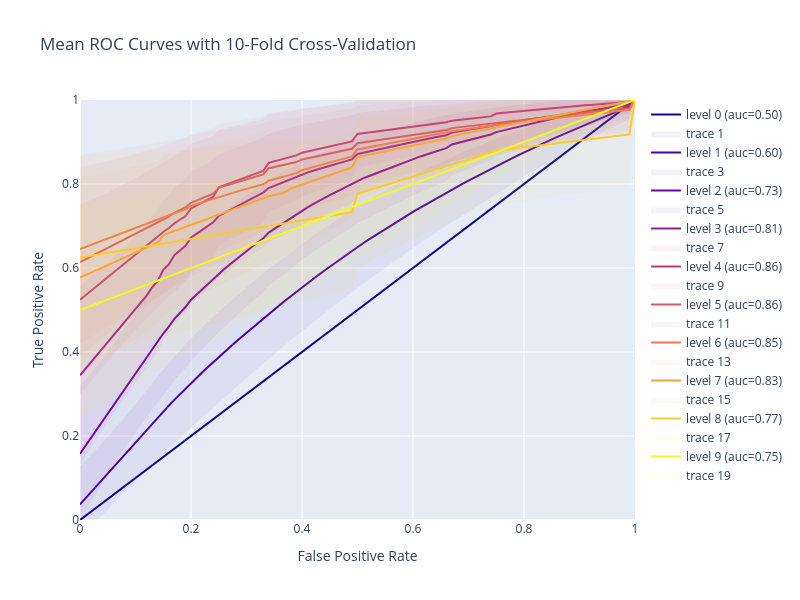

The notebook cell this image was saved under:
### Markdown cell above
### Plot ROC curves per level, averaged over all Flow Trees

### Code cell
fig = go.Figure()

aucs_by_level = defaultdict(list)
colors = defaultdict(list)

cs = ['#0d0887', '#46039f', '#7201a8', '#9c179e', '#bd3786', '#d8576b', '#ed7953', '#fb9f3a', '#fdca26', '#f0f921']
ci = 0
for lvl in k_likelihoods_by_level_by_tree_by_person:

    # Store ROC values for each level to compute mean and thresholds
    tprs = []
    aucs = []
    mean_fpr = np.linspace(0, 1, 101)

    for tp_idx in range(len(k_likelihoods_by_level_by_tree_by_person[lvl])):
        this_level_this_tree_aucs = []
        for y_prob, y_test in zip(k_likelihoods_by_level_by_tree_by_person[lvl][tp_idx], 
                                  k_actual_accuracies_by_level_by_tree_by_person[lvl][tp_idx]):
        
            # gonna be illegal to do ROC
            if len(y_test) == 0 or len(set(y_test)) == 1:
                continue
    
            fpr, tpr, _ = roc_curve(y_test, y_prob)
            roc_auc = roc_auc_score(y_test, y_prob)
            aucs.append(roc_auc)
            this_level_this_tree_aucs.append(roc_auc)
    
            # Interpolate TPRs over the mean FPR
            tpr_interp = np.interp(mean_fpr, fpr, tpr)
            tprs.append(tpr_interp)

        if len(this_level_this_tree_aucs) > 0:
            aucs_by_level[lvl].append(np.mean(this_level_this_tree_aucs))
            colors[lvl].append(path_diffs_by_level[lvl][tp_idx])
    
    if len(tprs) == 0: continue

    # Calculate the mean and standard deviation of the TPRs
    mean_tpr = np.mean(tprs, axis=0)
    std_tpr = np.std(tprs, axis=0)

    # Calculate the upper and lower bounds of the shaded area (mean ± 1 std dev)
    tpr_upper = np.minimum(mean_tpr + .5*std_tpr, 1)
    tpr_lower = np.maximum(mean_tpr - .5*std_tpr, 0)   

    # print(mean_tpr)
    # print(mean_fpr)

    # Plot mean ROC curve
    fig.add_trace(go.Scatter(
        x=mean_fpr, y=mean_tpr,
        mode='lines',
        line=dict(color=cs[ci], width=2),
        name=f"level {lvl} (auc={np.mean(aucs):0.2f})"
    ))

    # Plot the shadow (error band)
    fig.add_trace(go.Scatter(
        x=np.concatenate([mean_fpr, mean_fpr[::-1]]),
        y=np.concatenate([tpr_upper, tpr_lower[::-1]]),
        fill='toself',
        opacity=0.05,
        fillcolor=cs[ci],
        line=dict(color='rgba(255,255,255,0)'),
        hoverinfo="skip",
        name='1 std dev'
    ))

    ci += 1

# Customize layout
fig.update_layout(
    title=f"Mean ROC Curves with {K_FOLD}-Fold Cross-Validation",
    xaxis_title="False Positive Rate",
    yaxis_title="True Positive Rate",
    xaxis=dict(range=[0, 1]),
    yaxis=dict(range=[0, 1]),
    showlegend=True,
    width=800,
    height=600
)
    
# Show plot
fig.show()
